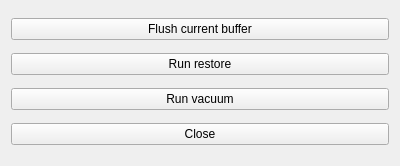
<?xml version="1.0" encoding="UTF-8"?>
<ui version="4.0">
 <class>Maintenance</class>
 <widget class="QWidget" name="Maintenance">
  <property name="geometry">
   <rect>
    <x>0</x>
    <y>0</y>
    <width>400</width>
    <height>166</height>
   </rect>
  </property>
  <property name="windowTitle">
   <string>Form</string>
  </property>
  <layout class="QVBoxLayout" name="verticalLayout">
   <item>
    <widget class="QPushButton" name="flush">
     <property name="text">
      <string>Flush current buffer</string>
     </property>
    </widget>
   </item>
   <item>
    <widget class="QPushButton" name="restore">
     <property name="text">
      <string>Run restore</string>
     </property>
    </widget>
   </item>
   <item>
    <widget class="QPushButton" name="vacuum">
     <property name="text">
      <string>Run vacuum</string>
     </property>
    </widget>
   </item>
   <item>
    <widget class="QPushButton" name="close">
     <property name="text">
      <string>Close</string>
     </property>
    </widget>
   </item>
  </layout>
 </widget>
 <resources/>
 <connections/>
</ui>
